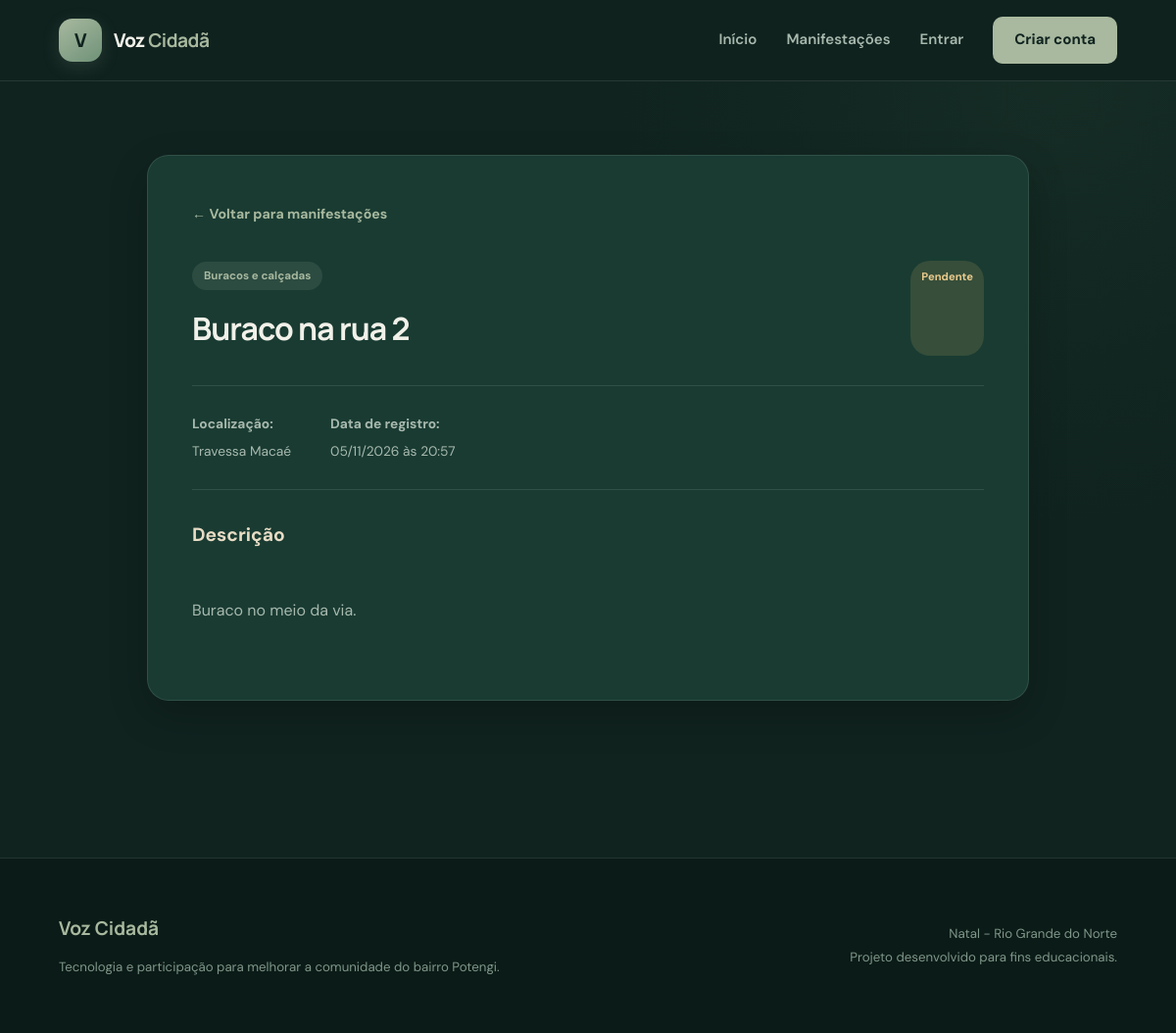
The app's page /manifestacao/1, older data.
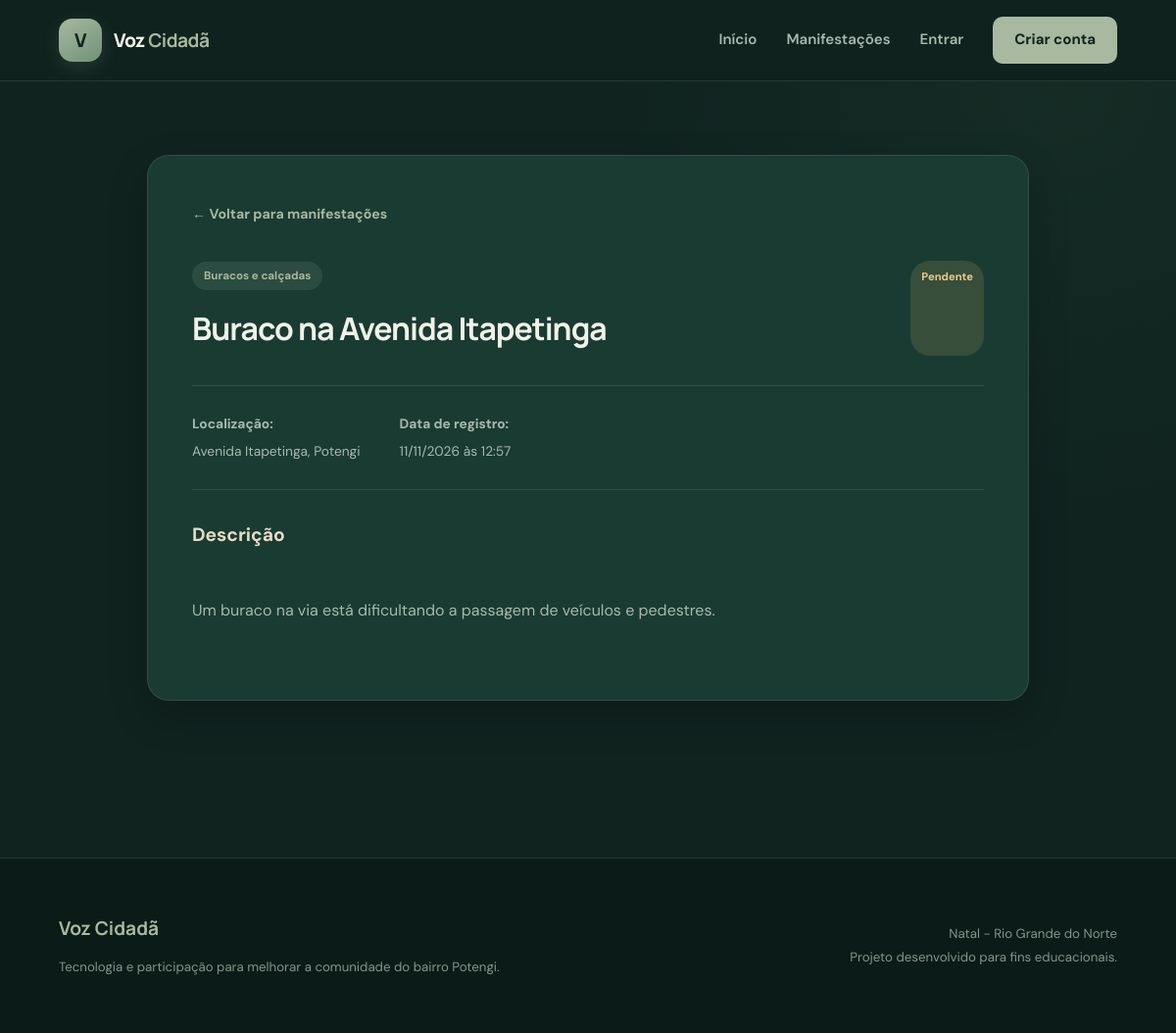
The same page, newer data.
### app.py (models this page shows)
class Manifestacao(db.Model):
    __tablename__ = "manifestacoes"
    id = db.Column(
        db.Integer,
        primary_key=True
    )
    titulo = db.Column(
        db.String(150),
        nullable=False
    )
    descricao = db.Column(
        db.Text,
        nullable=False
    )
    localizacao = db.Column(
        db.String(150),
        nullable=False
    )
    status = db.Column(
        db.String(30),
        nullable=False,
        default="Pendente"
    )
    data_registro = db.Column(
        db.DateTime,
        default=datetime.now
    )
    usuario_id = db.Column(
        db.Integer,
        db.ForeignKey("usuarios.id"),
        nullable=False
    )
    categoria_id = db.Column(
        db.Integer,
        db.ForeignKey("categorias.id"),
        nullable=False
    )

### app.py (the view)
@app.route("/manifestacao/<int:id>")
def detalhes_manifestacao(id):
    manifestacao = Manifestacao.query.get_or_404(id)
    return render_template(
        "detalhes_manifestacao.html",
        manifestacao=manifestacao
    )

### templates/detalhes_manifestacao.html (shortened to what this page needs)
{% extends "base.html" %}
{% block content %}
<section class="pagina">
    <div class="container">
        <div class="detalhes-manifestacao">
            <a href="{{ url_for('listar_manifestacoes') }}"
                class="voltar">
                ← Voltar para manifestações
            </a>
            <div class="detalhes-topo">
                <div>
                    <span class="tag-categoria">
                        {{ manifestacao.categoria.nome }}
                    </span>
                    <h1>
                        {{ manifestacao.titulo }}
                    </h1>
                </div>
                <span class="status status-{{ manifestacao.status|lower|replace(' ', '-') }}">
                    {{ manifestacao.status }}
                </span>
            </div>
            <div class="detalhes-info">
                <div>
                    <strong>Localização:</strong>
                    <span>
                        {{ manifestacao.localizacao }}
                    </span>
                </div>
                <div>
                    <strong>Data de registro:</strong>
                    <span>
                        {{ manifestacao.data_registro.strftime("%d/%m/%Y às %H:%M") }}
                    </span>
                </div>
            </div>
            <div class="detalhes-descricao">
                <h2>
                    Descrição
                </h2>
                <p>
                    {{ manifestacao.descricao }}
                </p>
            </div>
        </div>
    </div>
</section>
{% endblock %}

Row changes from the older to the newer data that the page shows:
changed Manifestacao "Pendente": titulo "Buraco na rua 2" → "Buraco na Avenida Itapetinga"; localizacao "Travessa Macaé" → "Avenida Itapetinga, Potengi"; data_registro "05/11/2026 às 20:57" → "11/11/2026 às 12:57"; descricao "Buraco no meio da via." → "Um buraco na via está dificultando a passagem de veículos e pedestres."
